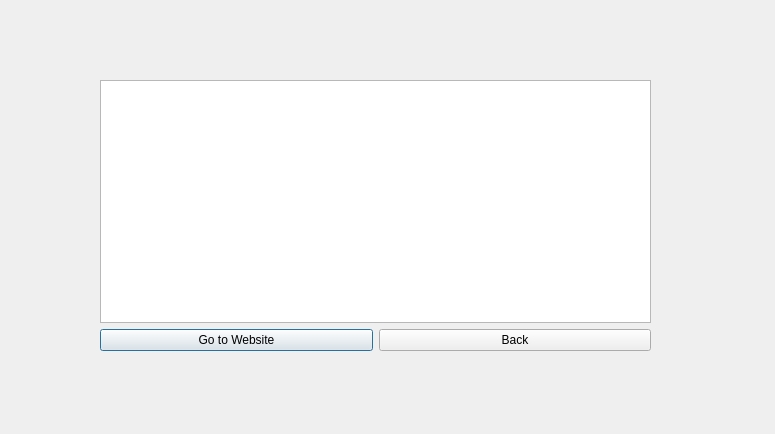
<?xml version="1.0" encoding="UTF-8"?>
<ui version="4.0">
 <class>NoSqlDetl</class>
 <widget class="QDialog" name="NoSqlDetl">
  <property name="geometry">
   <rect>
    <x>0</x>
    <y>0</y>
    <width>775</width>
    <height>434</height>
   </rect>
  </property>
  <property name="windowTitle">
   <string>Dialog</string>
  </property>
  <widget class="QWidget" name="verticalLayoutWidget">
   <property name="geometry">
    <rect>
     <x>100</x>
     <y>80</y>
     <width>551</width>
     <height>271</height>
    </rect>
   </property>
   <layout class="QVBoxLayout" name="verticalLayout">
    <item>
     <widget class="QTextBrowser" name="textBrowser">
      <property name="html">
       <string>&lt;!DOCTYPE HTML PUBLIC &quot;-//W3C//DTD HTML 4.0//EN&quot; &quot;http://www.w3.org/TR/REC-html40/strict.dtd&quot;&gt;
&lt;html&gt;&lt;head&gt;&lt;meta name=&quot;qrichtext&quot; content=&quot;1&quot; /&gt;&lt;meta charset=&quot;utf-8&quot; /&gt;&lt;style type=&quot;text/css&quot;&gt;
p, li { white-space: pre-wrap; }
&lt;/style&gt;&lt;/head&gt;&lt;body style=&quot; font-family:'Segoe UI'; font-size:9pt; font-weight:400; font-style:normal;&quot;&gt;
&lt;p style=&quot;-qt-paragraph-type:empty; margin-top:12px; margin-bottom:12px; margin-left:0px; margin-right:0px; -qt-block-indent:0; text-indent:0px;&quot;&gt;&lt;br /&gt;&lt;/p&gt;&lt;/body&gt;&lt;/html&gt;</string>
      </property>
     </widget>
    </item>
    <item>
     <layout class="QHBoxLayout" name="horizontalLayout">
      <item>
       <widget class="QPushButton" name="pushButton_2">
        <property name="text">
         <string>Go to Website</string>
        </property>
       </widget>
      </item>
      <item>
       <widget class="QPushButton" name="pushButton">
        <property name="text">
         <string>Back</string>
        </property>
       </widget>
      </item>
     </layout>
    </item>
   </layout>
  </widget>
 </widget>
 <resources/>
 <connections/>
</ui>
